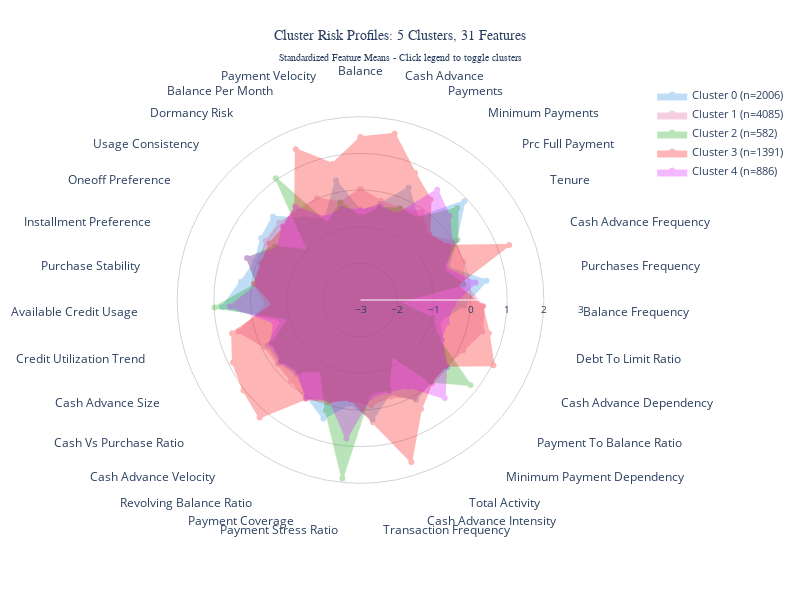

Write notebook code for a chart like this one.
### Code cell
options = visualizer.get_available_options()
print("Available clusters:", options['clusters'])
print("Available features:", options['features'])
print("Cluster sizes:", options['cluster_sizes'])
fig7 = visualizer.plot_cluster_profiles_radar_advanced()
fig7.show()

### Figure 1 — Plotly figure (JSON) as saved in the notebook; plotly's stock layout.template omitted (floating-point values rounded to 4 significant figures)
{"data": [{"fill": "toself", "fillcolor": "#2E91E5", "hovertemplate": "<b>Cluster %{fullData.name}</b><br>Feature: %{theta}<br>Mean Value: %{r:.3f}<br><extra></extra>", "line": {"color": "#2E91E5", "width": 2}, "marker": {"size": 6, "symbol": "circle"}, "mode": "lines+markers", "name": "Cluster 0 (n=2006)", "opacity": 0.3, "r": [-0.5784, -0.3303, 0.3279, -0.2675, 0.9098, 0.06715, -0.456, 0.4752, -0.1693, -0.7755, -0.5274, -0.006578, -0.06982, 0.1144, -0.3313, 0.2734, -0.1654, 0.3838, 0.006646, -0.3366, -0.2128, -0.1852, -0.7782, 0.7781, 0.2957, 0.05824, 0.192, 0.2949, -0.2949, -0.5817, 0.3247, -0.5784], "showlegend": true, "theta": ["Balance", "Cash Advance", "Payments", "Minimum Payments", "Prc Full Payment", "Tenure", "Cash Advance Frequency", "Purchases Frequency", "Balance Frequency", "Debt To Limit Ratio", "Cash Advance Dependency", "Payment To Balance Ratio", "Minimum Payment Dependency", "Total Activity", "Cash Advance Intensity", "Transaction Frequency", "Payment Stress Ratio", "Payment Coverage", "Revolving Balance Ratio", "Cash Advance Velocity", "Cash Vs Purchase Ratio", "Cash Advance Size", "Credit Utilization Trend", "Available Credit Usage", "Purchase Stability", "Installment Preference", "Oneoff Preference", "Usage Consistency", "Dormancy Risk", "Balance Per Month", "Payment Velocity", "Balance"], "type": "scatterpolar"}, {"fill": "toself", "fillcolor": "#E15F99", "hovertemplate": "<b>Cluster %{fullData.name}</b><br>Feature: %{theta}<br>Mean Value: %{r:.3f}<br><extra></extra>", "line": {"color": "#E15F99", "width": 2}, "marker": {"size": 6, "symbol": "circle"}, "mode": "lines+markers", "name": "Cluster 1 (n=4085)", "opacity": 0.3, "r": [0.02039, -0.2436, -0.2816, -0.08418, -0.4723, 0.03508, -0.02384, -0.1309, 0.3543, 0.4342, 0.1192, -0.0742, -0.06436, 0.05129, -0.2434, -0.1196, -0.2631, -0.1449, 0.07431, -0.1037, -0.1493, -0.09741, 0.4357, -0.4357, -0.06369, -0.0896, 0.04344, 0.06148, -0.06148, 0.01074, -0.2854, 0.02039], "showlegend": true, "theta": ["Balance", "Cash Advance", "Payments", "Minimum Payments", "Prc Full Payment", "Tenure", "Cash Advance Frequency", "Purchases Frequency", "Balance Frequency", "Debt To Limit Ratio", "Cash Advance Dependency", "Payment To Balance Ratio", "Minimum Payment Dependency", "Total Activity", "Cash Advance Intensity", "Transaction Frequency", "Payment Stress Ratio", "Payment Coverage", "Revolving Balance Ratio", "Cash Advance Velocity", "Cash Vs Purchase Ratio", "Cash Advance Size", "Credit Utilization Trend", "Available Credit Usage", "Purchase Stability", "Installment Preference", "Oneoff Preference", "Usage Consistency", "Dormancy Risk", "Balance Per Month", "Payment Velocity", "Balance"], "type": "scatterpolar"}, {"fill": "toself", "fillcolor": "#1CA71C", "hovertemplate": "<b>Cluster %{fullData.name}</b><br>Feature: %{theta}<br>Mean Value: %{r:.3f}<br><extra></extra>", "line": {"color": "#1CA71C", "width": 2}, "marker": {"size": 6, "symbol": "circle"}, "mode": "lines+markers", "name": "Cluster 2 (n=582)", "opacity": 0.3, "r": [-0.7447, -0.4448, -0.2844, -0.297, 0.6427, 0.1142, -0.6112, -0.1656, -1.965, -0.9813, -0.6591, 0.791, -0.06973, -1.26, -0.439, -0.4402, 1.892, 0.1608, -0.7918, -0.4427, -0.2905, -0.3347, -0.9847, 0.9842, -0.1258, 0.2843, -0.2507, -1.041, 1.041, -0.745, -0.2879, -0.7447], "showlegend": true, "theta": ["Balance", "Cash Advance", "Payments", "Minimum Payments", "Prc Full Payment", "Tenure", "Cash Advance Frequency", "Purchases Frequency", "Balance Frequency", "Debt To Limit Ratio", "Cash Advance Dependency", "Payment To Balance Ratio", "Minimum Payment Dependency", "Total Activity", "Cash Advance Intensity", "Transaction Frequency", "Payment Stress Ratio", "Payment Coverage", "Revolving Balance Ratio", "Cash Advance Velocity", "Cash Vs Purchase Ratio", "Cash Advance Size", "Credit Utilization Trend", "Available Credit Usage", "Purchase Stability", "Installment Preference", "Oneoff Preference", "Usage Consistency", "Dormancy Risk", "Balance Per Month", "Payment Velocity", "Balance"], "type": "scatterpolar"}, {"fill": "toself", "fillcolor": "#FB0D0D", "hovertemplate": "<b>Cluster %{fullData.name}</b><br>Feature: %{theta}<br>Mean Value: %{r:.3f}<br><extra></extra>", "line": {"color": "#FB0D0D", "width": 2}, "marker": {"size": 6, "symbol": "circle"}, "mode": "lines+markers", "name": "Cluster 3 (n=1391)", "opacity": 0.3, "r": [1.436, 1.63, 0.7669, 0.3369, -0.4085, -0.2023, 1.323, -0.3416, 0.3308, 0.6133, 1.039, -0.07254, -0.01653, 0.3969, 1.627, 0.3523, -0.2892, -0.08827, 0.07266, 1.223, 1.035, 0.8752, 0.6155, -0.6147, -0.07734, -0.135, -0.08514, -0.115, 0.115, 1.473, 0.7868, 1.436], "showlegend": true, "theta": ["Balance", "Cash Advance", "Payments", "Minimum Payments", "Prc Full Payment", "Tenure", "Cash Advance Frequency", "Purchases Frequency", "Balance Frequency", "Debt To Limit Ratio", "Cash Advance Dependency", "Payment To Balance Ratio", "Minimum Payment Dependency", "Total Activity", "Cash Advance Intensity", "Transaction Frequency", "Payment Stress Ratio", "Payment Coverage", "Revolving Balance Ratio", "Cash Advance Velocity", "Cash Vs Purchase Ratio", "Cash Advance Size", "Credit Utilization Trend", "Available Credit Usage", "Purchase Stability", "Installment Preference", "Oneoff Preference", "Usage Consistency", "Dormancy Risk", "Balance Per Month", "Payment Velocity", "Balance"], "type": "scatterpolar"}, {"fill": "toself", "fillcolor": "#DA16FF", "hovertemplate": "<b>Cluster %{fullData.name}</b><br>Feature: %{theta}<br>Mean Value: %{r:.3f}<br><extra></extra>", "line": {"color": "#DA16FF", "width": 2}, "marker": {"size": 6, "symbol": "circle"}, "mode": "lines+markers", "name": "Cluster 4 (n=886)", "opacity": 0.3, "r": [-0.5498, -0.3954, -0.4613, 0.6599, 0.337, -0.07113, -0.5337, 0.1725, -0.4788, -0.5644, -0.5539, -0.0487, 0.5266, -0.2908, -0.3939, -0.3315, 0.7989, -0.1682, 0.04838, -0.3896, -0.2631, -0.2856, -0.5664, 0.5658, -0.1718, 0.3065, -0.3367, -0.08649, 0.08649, -0.5556, -0.4652, -0.5498], "showlegend": true, "theta": ["Balance", "Cash Advance", "Payments", "Minimum Payments", "Prc Full Payment", "Tenure", "Cash Advance Frequency", "Purchases Frequency", "Balance Frequency", "Debt To Limit Ratio", "Cash Advance Dependency", "Payment To Balance Ratio", "Minimum Payment Dependency", "Total Activity", "Cash Advance Intensity", "Transaction Frequency", "Payment Stress Ratio", "Payment Coverage", "Revolving Balance Ratio", "Cash Advance Velocity", "Cash Vs Purchase Ratio", "Cash Advance Size", "Credit Utilization Trend", "Available Credit Usage", "Purchase Stability", "Installment Preference", "Oneoff Preference", "Usage Consistency", "Dormancy Risk", "Balance Per Month", "Payment Velocity", "Balance"], "type": "scatterpolar"}], "layout": {"height": 600, "legend": {"font": {"size": 11}, "orientation": "v", "x": 1.02, "xanchor": "left", "y": 1, "yanchor": "top"}, "margin": {"b": 80, "l": 80, "r": 150, "t": 80}, "polar": {"angularaxis": {"direction": "clockwise", "rotation": 90, "tickfont": {"size": 12}}, "bgcolor": "white", "radialaxis": {"gridcolor": "lightgray", "range": [-3, 3], "tickfont": {"size": 10}, "visible": true}}, "showlegend": true, "title": {"font": {"family": "Arial Black", "size": 14}, "text": "Cluster Risk Profiles: 5 Clusters, 31 Features<br><sub>Standardized Feature Means - Click legend to toggle clusters</sub>", "x": 0.5}, "width": 800}}
